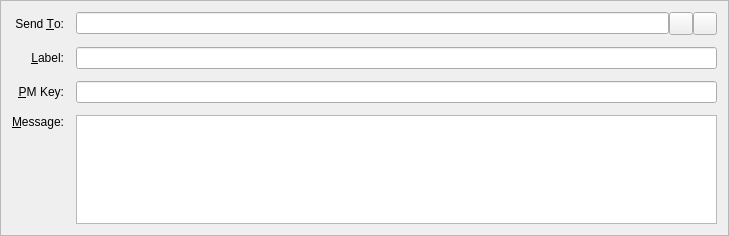
<?xml version="1.0" encoding="UTF-8"?>
<ui version="4.0">
 <class>SendMessagesEntry</class>
 <widget class="QFrame" name="SendMessagesEntry">
  <property name="geometry">
   <rect>
    <x>0</x>
    <y>0</y>
    <width>729</width>
    <height>236</height>
   </rect>
  </property>
  <property name="windowTitle">
   <string>Form</string>
  </property>
  <property name="frameShape">
   <enum>QFrame::StyledPanel</enum>
  </property>
  <property name="frameShadow">
   <enum>QFrame::Sunken</enum>
  </property>
  <layout class="QGridLayout" name="gridLayout">
   <property name="spacing">
    <number>12</number>
   </property>
   <item row="3" column="2">
    <layout class="QHBoxLayout" name="sendToLayout">
     <property name="spacing">
      <number>0</number>
     </property>
     <item>
      <widget class="QValidatedLineEdit" name="sendTo">
       <property name="toolTip">
        <string>The address to send the payment to  (e.g. 4Zo1ga6xuKuQ7JV7M9rGDoxdbYwV5zgQJ5)</string>
       </property>
       <property name="maxLength">
        <number>34</number>
       </property>
      </widget>
     </item>
     <item>
      <widget class="QToolButton" name="pasteButton">
       <property name="toolTip">
        <string>Paste address from clipboard</string>
       </property>
       <property name="text">
        <string/>
       </property>
       <property name="icon">
        <iconset resource="../bitcoin.qrc">
         <normaloff>:/icons/editpaste</normaloff>:/icons/editpaste</iconset>
       </property>
       <property name="shortcut">
        <string>Alt+P</string>
       </property>
      </widget>
     </item>
     <item>
      <widget class="QToolButton" name="deleteButton">
       <property name="toolTip">
        <string>Remove this recipient</string>
       </property>
       <property name="text">
        <string/>
       </property>
       <property name="icon">
        <iconset resource="../bitcoin.qrc">
         <normaloff>:/icons/remove</normaloff>:/icons/remove</iconset>
       </property>
      </widget>
     </item>
    </layout>
   </item>
   <item row="6" column="0">
    <widget class="QLabel" name="messageLabel">
     <property name="text">
      <string>&amp;Message:</string>
     </property>
     <property name="alignment">
      <set>Qt::AlignRight|Qt::AlignTop|Qt::AlignTrailing</set>
     </property>
     <property name="buddy">
      <cstring>messageText</cstring>
     </property>
    </widget>
   </item>
   <item row="3" column="0">
    <widget class="QLabel" name="label_2">
     <property name="text">
      <string>Send &amp;To:</string>
     </property>
     <property name="alignment">
      <set>Qt::AlignRight|Qt::AlignTrailing|Qt::AlignVCenter</set>
     </property>
     <property name="buddy">
      <cstring>sendTo</cstring>
     </property>
    </widget>
   </item>
   <item row="6" column="2">
    <widget class="QValidatedTextEdit" name="messageText">
     <property name="mouseTracking">
      <bool>true</bool>
     </property>
     <property name="focusPolicy">
      <enum>Qt::WheelFocus</enum>
     </property>
     <property name="tabChangesFocus">
      <bool>false</bool>
     </property>
    </widget>
   </item>
   <item row="4" column="2">
    <widget class="QValidatedLineEdit" name="addAsLabel">
     <property name="enabled">
      <bool>true</bool>
     </property>
     <property name="toolTip">
      <string>Enter a label for this address to add it to your address book</string>
     </property>
    </widget>
   </item>
   <item row="4" column="0">
    <widget class="QLabel" name="label_4">
     <property name="text">
      <string>&amp;Label:</string>
     </property>
     <property name="alignment">
      <set>Qt::AlignRight|Qt::AlignTrailing|Qt::AlignVCenter</set>
     </property>
     <property name="buddy">
      <cstring>addAsLabel</cstring>
     </property>
    </widget>
   </item>
   <item row="5" column="0">
    <widget class="QLabel" name="publicKeyLabel">
     <property name="text">
      <string>&amp;PM Key:</string>
     </property>
     <property name="alignment">
      <set>Qt::AlignRight|Qt::AlignTrailing|Qt::AlignVCenter</set>
     </property>
     <property name="buddy">
      <cstring>publicKey</cstring>
     </property>
    </widget>
   </item>
   <item row="5" column="2">
    <widget class="QValidatedLineEdit" name="publicKey"/>
   </item>
  </layout>
 </widget>
 <customwidgets>
  <customwidget>
   <class>QValidatedLineEdit</class>
   <extends>QLineEdit</extends>
   <header>qvalidatedlineedit.h</header>
  </customwidget>
  <customwidget>
   <class>QValidatedTextEdit</class>
   <extends>QPlainTextEdit</extends>
   <header>qvalidatedtextedit.h</header>
  </customwidget>
 </customwidgets>
 <resources>
  <include location="../bitcoin.qrc"/>
 </resources>
 <connections/>
</ui>
